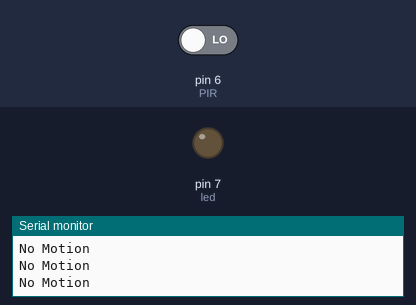
The sketch below on a simulated Arduino Uno, built with avr-gcc and run on an emulated ATmega328P. On the bench: output pins drawn as LEDs (lit = HIGH), the last lines printed to the serial monitor. Inputs (shaded band) come from the test bench; at power-on: pin 6 (PIR) LOW.

Above: at 1.2 s.
1.3 s: pin 6 (PIR) driven HIGH
At 2.6 s:
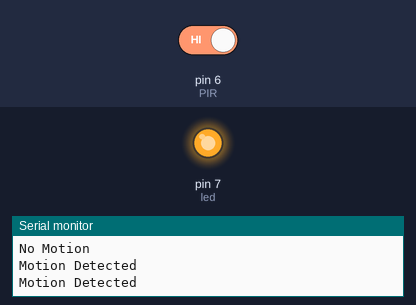
2.9 s: pin 6 (PIR) driven LOW
At 4.1 s:
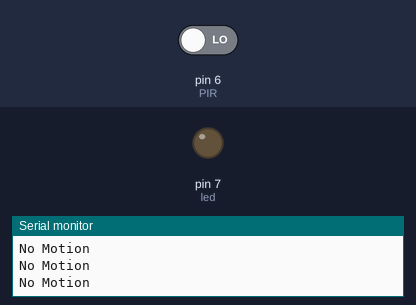
Timing chart, 0 to 5.9 s (numbered marks = the images above; inputs shaded):
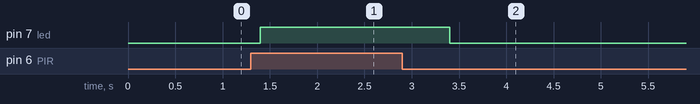

The sketch:

Code_Capteur_de_Mouvement_PIR.ino
```cpp
int led = 7;
int PIR = 6;


void setup() {

  pinMode(led, OUTPUT);
  pinMode(PIR, INPUT);
  Serial.begin(9600);


}

void loop() {
  int PIRvalue = digitalRead(PIR);

  if (PIRvalue == HIGH) {
    digitalWrite(led, HIGH);
    Serial.println("Motion Detected");
    delay(1000);
  }

  else{
    digitalWrite(led, LOW);
    Serial.println("No Motion");
    delay(200);


  }

}
```

Measured:
- after the input at 1.3 s, pin 7 (led): LOW → HIGH after 0.10 s
- after the input at 2.9 s, pin 7 (led): HIGH → LOW after 0.50 s
